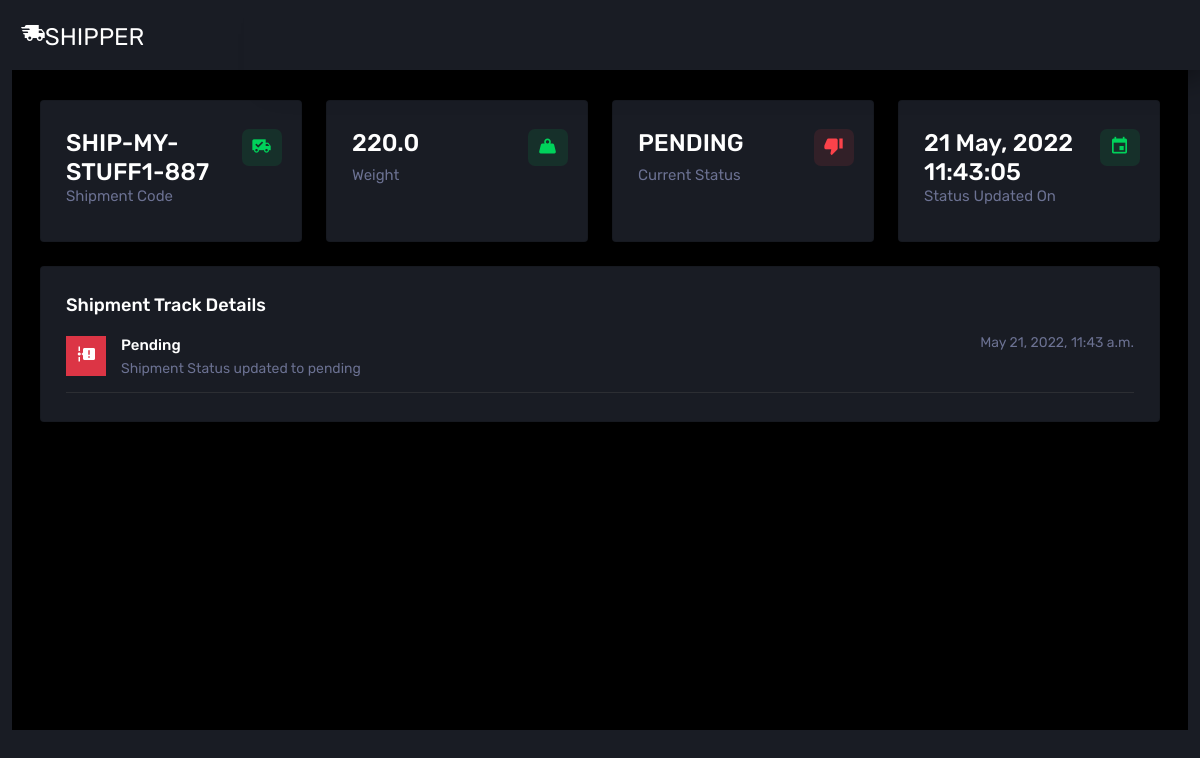
The app's page /dashboard/track/SHIP-MY-STUFF1-887/ with its own data.
### dashboard/models.py (models this page shows, shortened)
class Shipment(models.Model):
    shipping_code = models.CharField(max_length=200, null=True)
    weight = models.FloatField(null=True)
    customer = models.ForeignKey(Customer, on_delete=models.CASCADE, null=True)
    shipment_current_status = models.CharField(max_length=200, choices=shipment_status, default='pending')
    created_date = models.DateTimeField(auto_now_add=True, null=True)
    def get_shipment_details(self):
        status_last_updated = ShipmentStatus.objects.filter(shipment=self).order_by('-created_date')[0]
        return {
            'shipping_code': self.shipping_code,
            'weight': self.weight,
            'customer': self.customer.name,
            'shipment_current_status': self.shipment_current_status,
            'created_date': self.created_date.strftime('%d-%m-%Y %H:%M:%S'),
            'last_updated_date': status_last_updated.created_date.strftime('%d %B, %Y %H:%M:%S'),
        }

class ShipmentStatus(models.Model):
    shipment = models.ForeignKey(Shipment, on_delete=models.CASCADE, null=True)
    status = models.CharField(max_length=200, null=True, choices=shipment_status)
    created_date = models.DateTimeField(auto_now_add=True, null=True)

### dashboard/views.py (the view)
# urls.py: path('track/<str:shipment_code>/', TrackShipmentView.as_view(), name='track-shipment'),
class TrackShipmentView(TemplateView):
    template_name = 'dashboard/track_shipment.html'
    def dispatch(self, request, *args, **kwargs):
        context = super(TrackShipmentView, self).dispatch(request, *args, **kwargs)
        return context
    def get_context_data(self, **kwargs):
        context = super(TrackShipmentView, self).get_context_data(**kwargs)
        context['title'] = 'Track Shipment'
        context['active_menu'] = 'track-shipment'
        context['nosidebar'] = True
        shipment_code = kwargs.get('shipment_code', '')
        if shipment_code != '':
            shipment_obj = Shipment.objects.filter(shipping_code=shipment_code).first()
            if shipment_obj:
                context['shipment'] = shipment_obj.get_shipment_details()
                context['shipment_status'] = ShipmentStatus.objects.filter(shipment=shipment_obj).order_by('-id')
        return context

### templates/dashboard/track_shipment.html (shortened to what this page needs)
{% extends 'dashboard/base.html' %}
{% load static %}
{% block content %}
    <div class="container-fluid">
        <div class="main-panel">
            <div class="content-wrapper">
                <div class="row">
                    <div class="col-xl-3 col-sm-6 grid-margin stretch-card">
                        <div class="card">
                            <div class="card-body">
                                <div class="row">
                                    <div class="col-9">
                                        <div class="d-flex align-items-center align-self-start">
                                            <h3 class="mb-0">{{ shipment.shipping_code }}</h3>
                                        </div>
                                    </div>
                                    <div class="col-3">
                                        <div class="icon icon-box-success ">
                                            <span class="mdi mdi-truck-check icon-item"></span>
                                        </div>
                                    </div>
                                </div>
                                <h6 class="text-muted font-weight-normal">Shipment Code</h6>
                            </div>
                        </div>
                    </div>
                    <div class="col-xl-3 col-sm-6 grid-margin stretch-card">
                        <div class="card">
                            <div class="card-body">
                                <div class="row">
                                    <div class="col-9">
                                        <div class="d-flex align-items-center align-self-start">
                                            <h3 class="mb-0">{{ shipment.weight }}</h3>
                                        </div>
                                    </div>
                                    <div class="col-3">
                                        <div class="icon icon-box-success">
                                            <span class="mdi mdi-weight icon-item"></span>
                                        </div>
                                    </div>
                                </div>
                                <h6 class="text-muted font-weight-normal">Weight</h6>
                            </div>
                        </div>
                    </div>
                    <div class="col-xl-3 col-sm-6 grid-margin stretch-card">
                        <div class="card">
                            <div class="card-body">
                                <div class="row">
                                    <div class="col-9">
                                        <div class="d-flex align-items-center align-self-start">
                                            <h3 class="mb-0">{{ shipment.shipment_current_status|upper }}</h3>
                                        </div>
                                    </div>
                                    <div class="col-3">
                                        {% if shipment.shipment_current_status == 'sending' %}
                                            <div class="icon icon-box-warning">
                                                <span class="mdi mdi-truck-delivery icon-item"></span>
                                            </div>
                                        {% elif shipment.shipment_current_status == 'pending' %}
                                            <div class="icon icon-box-danger">
                                                <span class="mdi mdi-thumb-down icon-item"></span>
                                            </div>
                                        {% else %}
                                            <div class="icon icon-box-success">
                                                <span class="mdi mdi-thumb-up icon-item"></span>
                                            </div>
                                        {% endif %}
                                    </div>
                                </div>
                                <h6 class="text-muted font-weight-normal">Current Status</h6>
                            </div>
                        </div>
                    </div>
                    <div class="col-xl-3 col-sm-6 grid-margin stretch-card">
                        <div class="card">
                            <div class="card-body">
                                <div class="row">
                                    <div class="col-9">
                                        <div class="d-flex align-items-center align-self-start">
                                            <h3 class="mb-0">{{ shipment.last_updated_date }}</h3>
                                        </div>
                                    </div>
                                    <div class="col-3">
                                        <div class="icon icon-box-success ">
                                            <span class="mdi mdi-calendar icon-item"></span>
                                        </div>
                                    </div>
                                </div>
                                <h6 class="text-muted font-weight-normal">Status Updated On</h6>
                            </div>
                        </div>
                    </div>
                </div>
                <div class="row">
                    <div class="col-xl-12 col-sm-6 grid-margin stretch-card">
                        <div class="card">
                            <div class="card-body">
                                <div class="d-flex flex-row justify-content-between">
                                    <h4 class="card-title mb-1">Shipment Track Details</h4>
                                </div>
                                <div class="row">
                                    <div class="col-12">
                                        <div class="preview-list">
                                            {% for shipment_staus_dtl in shipment_status %}
                                                <div class="preview-item border-bottom">
                                                    <div class="preview-thumbnail">
                                                        {% if shipment_staus_dtl.status == 'sending' %}
                                                            <div class="preview-icon bg-warning">
                                                                <i class="mdi mdi-truck-fast"></i>
                                                            </div>
                                                        {% elif shipment_staus_dtl.status == 'pending' %}
                                                            <div class="preview-icon bg-danger">
                                                                <i class="mdi mdi-timeline-alert"></i>
                                                            </div>
                                                        {% else %}
                                                            <div class="preview-icon bg-success">
                                                                <i class="mdi mdi-truck-check"></i>
                                                            </div>
                                                        {% endif %}
                                                    </div>
                                                    <div class="preview-item-content d-sm-flex flex-grow">
                                                        <div class="flex-grow">
                                                            <h6 class="preview-subject text-capitalize">{{ shipment_staus_dtl.status }}</h6>
                                                            <p class="text-muted mb-0">Shipment Status updated to {{ shipment_staus_dtl.status }}</p>
                                                        </div>
                                                        <div class="me-auto text-sm-right pt-2 pt-sm-0">
                                                            <p class="text-muted">{{ shipment_staus_dtl.created_date }}</p>
                                                        </div>
                                                    </div>
                                                </div>
                                            {% endfor %}
                                        </div>
                                    </div>
                                </div>
                            </div>
                        </div>
                    </div>
                </div>
            </div>
        </div>
    </div>
{% endblock content %}

### records on screen
Shipment: shipping_code "SHIP-MY-STUFF1-887", weight "220.0", shipment_current_status "PENDING"
ShipmentStatus: status "Pending", status "pending", created_date "May 21, 2022, 11:43 a.m."

### other values on screen
{{ shipment.last_updated_date }} "21 May, 2022 11:43:05"
